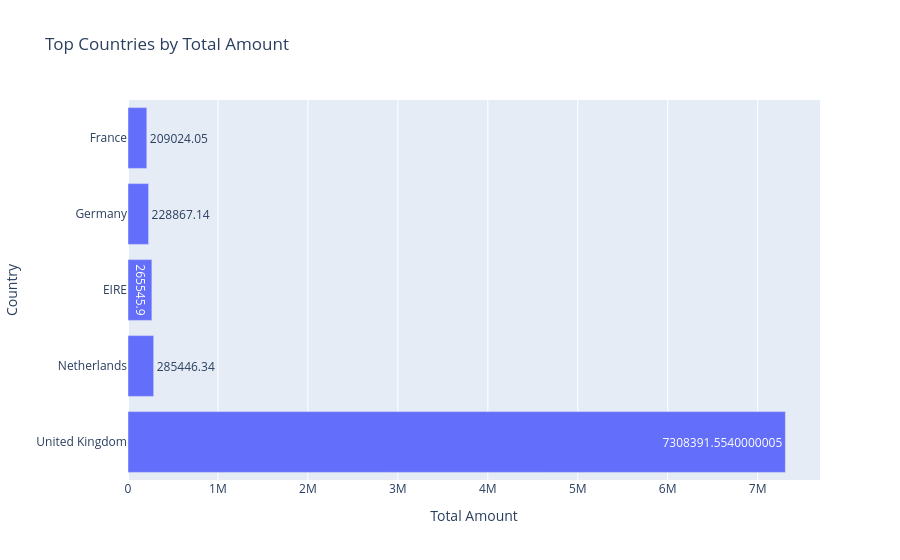

Write notebook code for a chart like this one.
### Code cell
#VISUALIIZE TOP Country BY TOTAL AMOUNT
fig=px.bar(country_count,x='Total Amount',y='Country',text='Total Amount',title="Top Countries by Total Amount")
fig.show()

### Figure 1 — Plotly figure (JSON) as saved in the notebook; plotly's stock layout.template omitted (floating-point values rounded to 4 significant figures)
{"data": [{"hovertemplate": "Total Amount=%{text}<br>Country=%{y}<extra></extra>", "legendgroup": "", "marker": {"color": "#636efa", "pattern": {"shape": ""}}, "name": "", "orientation": "h", "showlegend": false, "text": [7308000.0, 285400.0, 265500.0, 228900.0, 209000.0], "textposition": "auto", "type": "bar", "x": [7308000.0, 285400.0, 265500.0, 228900.0, 209000.0], "xaxis": "x", "y": ["United Kingdom", "Netherlands", "EIRE", "Germany", "France"], "yaxis": "y"}], "layout": {"barmode": "relative", "legend": {"tracegroupgap": 0}, "title": {"text": "Top Countries by Total Amount"}, "xaxis": {"anchor": "y", "domain": [0, 1], "title": {"text": "Total Amount"}}, "yaxis": {"anchor": "x", "domain": [0, 1], "title": {"text": "Country"}}}}
